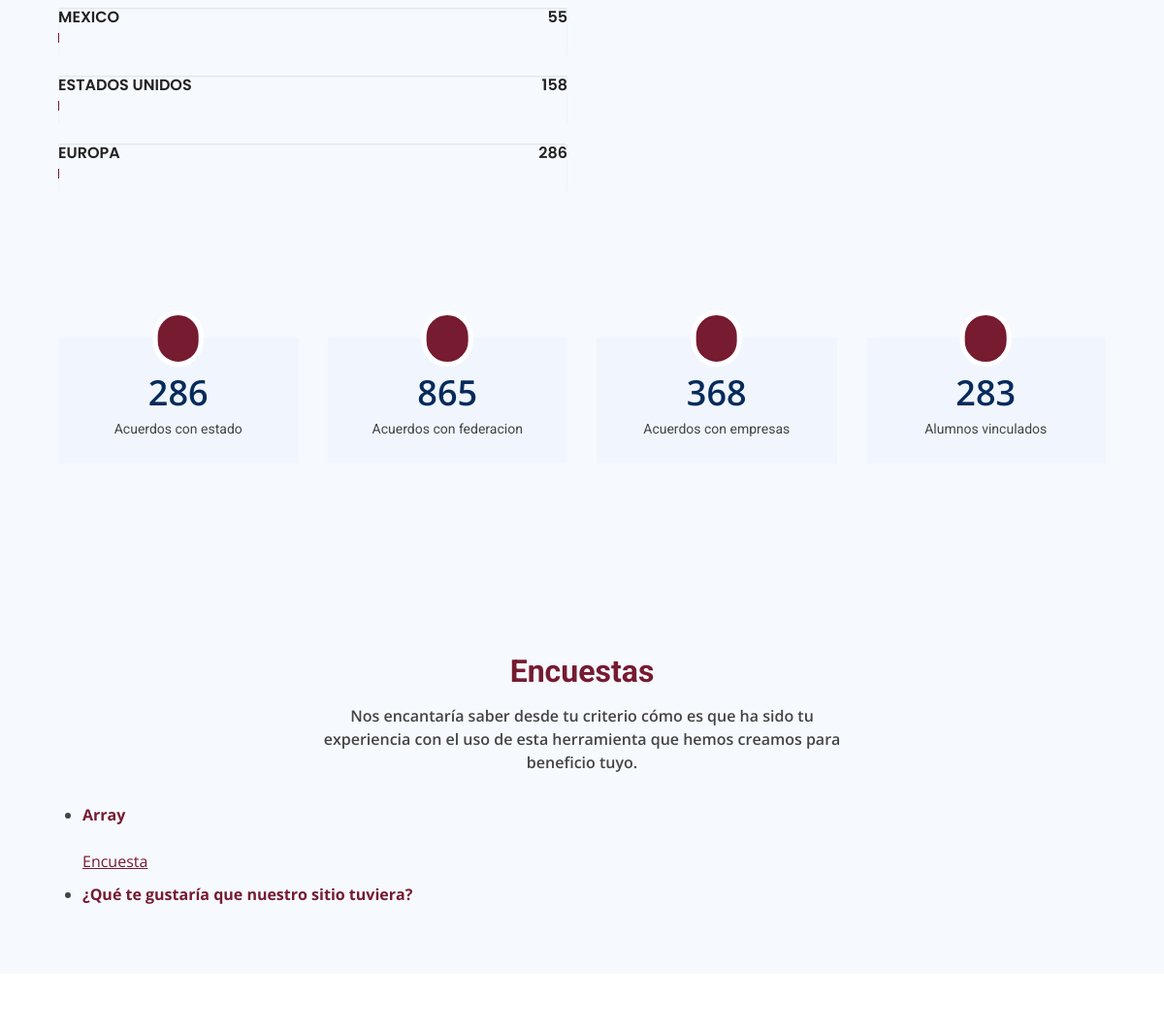
Before: / (middle part) with the older database file.
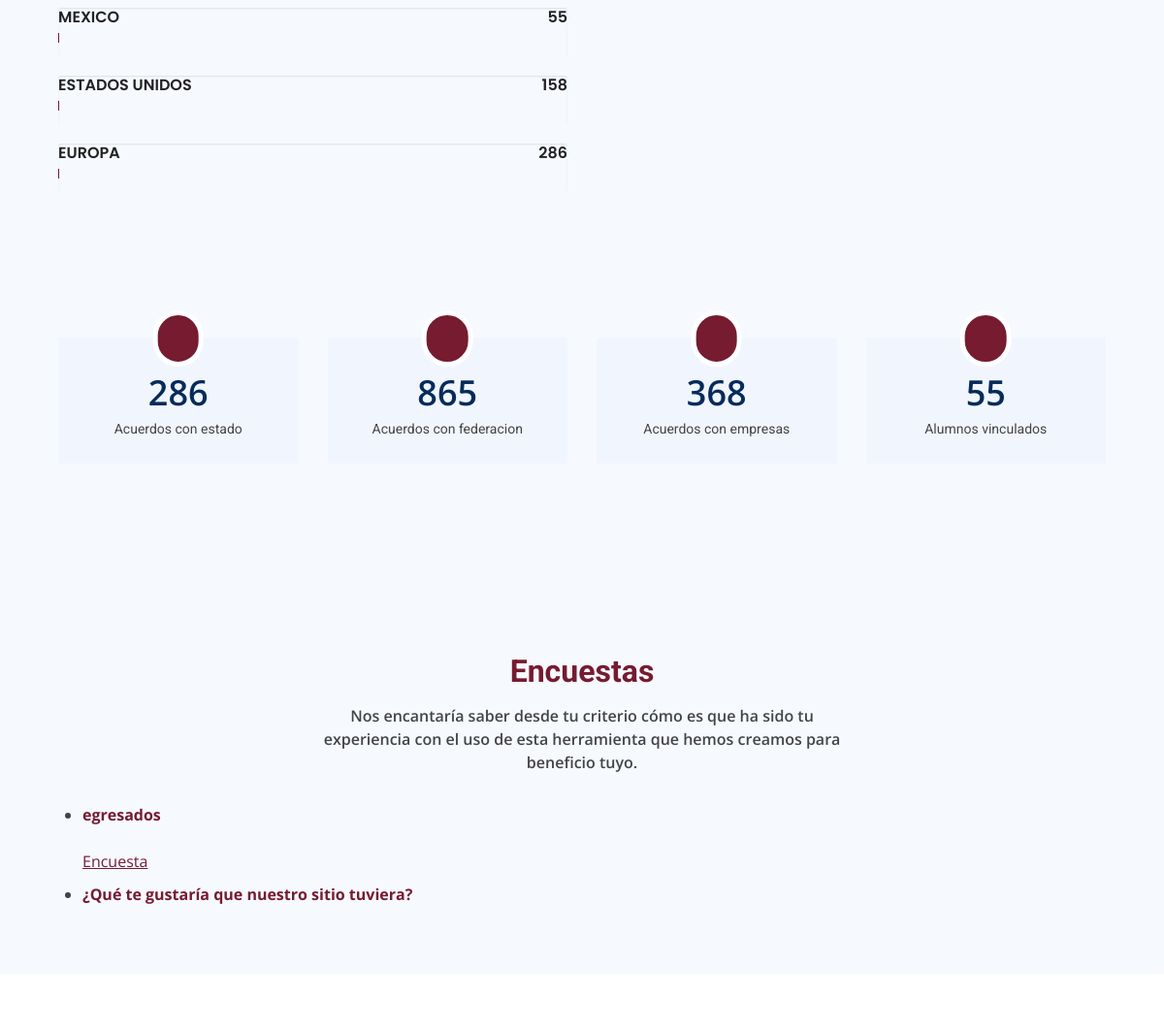
After: the same page with the newer database file.
### tables this page shows
CREATE TABLE `encuestas` (
  `id` int(11) NOT NULL AUTO_INCREMENT,
  `nombre` varchar(80) NOT NULL,
  `url` varchar(200) NOT NULL,
  PRIMARY KEY (`id`)
);

### index.php (the view, shortened to what this page needs)
<!DOCTYPE html>
<html lang="en">
<head>
  <?php include_once 'admin/includes/config.php' ?>
  <link rel="stylesheet" href="https://maxcdn.bootstrapcdn.com/bootstrap/3.4.1/css/bootstrap.min.css">
  <link href="assets/vendor/bootstrap/css/bootstrap.min.css" rel="stylesheet">
  <link href="assets/vendor/icofont/icofont.min.css" rel="stylesheet">
  <link href="assets/vendor/boxicons/css/boxicons.min.css" rel="stylesheet">
  <link href="assets/vendor/owl.carousel/assets/owl.carousel.min.css" rel="stylesheet">
  <link href="assets/vendor/venobox/venobox.css" rel="stylesheet">
  <link href="assets/vendor/aos/aos.css" rel="stylesheet">
  <link href="assets/css/style.css" rel="stylesheet">
</head>
    <link rel="stylesheet" href="https://cdnjs.cloudflare.com/ajax/libs/OwlCarousel2/2.3.4/assets/owl.carousel.min.css">
<body>
  <main id="main">
    <br>
    <section id="estadisticas" class="estadisticas section-bg">
      <div class="container" data-aos="fade-up">
        <?php
    if ($resultado = mysqli_query($link, "SELECT * FROM estadisticas ")) {
      $cont=0;
    while($rows=mysqli_fetch_array($resultado)){
        $nom[$cont]=$rows[1];
        $val[$cont]=$rows[2];
        $cont++;
    }
    }
    ?>
    <section id="skills" class="skills">
      <div class="container" data-aos="fade-up">
        <div class="row skills-content">
          <div class="col-lg-6">
            <div class="progress">
              <span class="skill"><?php echo $nom[0]?> <i class="val"><?php echo $val[0]?></i></span>
            </div>
            <div class="progress">
              <span class="skill"><?php echo $nom[1]?> <i class="val"><?php echo $val[1]?></i></span>
            </div>
            <div class="progress">
              <span class="skill"><?php echo $nom[2]?><i class="val"><?php echo $val[2]?></i></span>
            </div>
          </div>
        </div>
      </div>
    </section>
    <section id="counts" class="counts">
      <div class="container" data-aos="fade-up">
        <div class="row">
          <div class="col-lg-3 col-md-6">
            <div class="count-box">
              <i class="icofont-simple-smile"></i>
              <span data-toggle="counter-up"><?php echo $val[3]?></span>
              <p><?php echo $nom[3]?></p>
            </div>
          </div>
          <div class="col-lg-3 col-md-6 mt-5 mt-md-0">
            <div class="count-box">
              <i class="icofont-document-folder"></i>
              <span data-toggle="counter-up"><?php echo $val[4]?></span>
              <p><?php echo $nom[4]?></p>
            </div>
          </div>
          <div class="col-lg-3 col-md-6 mt-5 mt-lg-0">
            <div class="count-box">
              <i class="icofont-live-support"></i>
              <span data-toggle="counter-up"><?php echo $val[5]?></span>
              <p><?php echo $nom[5]?></p>
            </div>
          </div>
          <div class="col-lg-3 col-md-6 mt-5 mt-lg-0">
            <div class="count-box">
              <i class="icofont-users-alt-5"></i>
              <span data-toggle="counter-up"><?php echo $val[6]?></span>
              <p><?php echo $nom[6]?></p>
            </div>
          </div>
        </div>
      </div>
    </section>
      </div>
    </section>
    <section id="encuestas" class="encuestas section-bg">
      <div class="container" data-aos="fade-up">
        <div class="section-title">
          <h3><span>Encuestas</span></h3>
          <p>Nos encantaría saber desde tu criterio cómo es que ha sido tu experiencia con el uso de esta herramienta que hemos creamos para beneficio tuyo.</p>
        </div>
        <?php
    if ($resultado = mysqli_query($link, "SELECT * FROM encuestas ")) {
    while($rows=mysqli_fetch_array($resultado)){
        $nom=$rows[1];
        $url=$rows[2];
    }
    }
    ?>
        <ul class="faq-list" data-aos="fade-up" data-aos-delay="100">
          <li>
            <a data-toggle="collapse" class="" href="#faq1"><strong><?php echo $nom?></strong><i class="icofont-simple-up"></i></a>
            <div id="faq1" class="collapse show" data-parent=".faq-list">
              <br>
              <p>
                <a href="<?php echo $url?>" target="_BLANK"><u>Encuesta </u></a>
              </p>
            </div>
          </li>
          <li>
            <a data-toggle="collapse" href="#faq2" class="collapsed"><strong>¿Qué te gustaría que nuestro sitio tuviera?</strong><i class="icofont-simple-up"></i></a>
          </li>
        </ul>
      </div>
    </section>
    <section id="contacto" class="contacto">
    </section>
  </main>
</body>
</html>

### assets/css/style.css (style rules this page uses)
body { font-family: "Open Sans", sans-serif; color: #444444; font-size: 16px; }
section { padding: 60px 0; overflow: hidden; }
.section-bg { background-color: #f6f9fe; }
.section-title { text-align: center; padding-bottom: 30px; }
.section-title h3 { margin: 15px 0 0 0; font-size: 32px; font-weight: 700; }
.section-title h3 span { color: #761b30; }
.section-title p { margin: 15px auto 0 auto; font-weight: 600; }
@media (min-width: 1024px) { .section-title p { width: 50%; } }
.skills .progress { height: 50px; display: block; background: none; }
.skills .progress .skill { padding: 10px 0; margin: 0 0 6px 0; font-size: 16px; text-transform: uppercase; display: block; font-weight: 600; font-family: "Poppins", sans-serif; color: #222222; }
.skills .progress .skill .val { float: right; font-style: normal; }
.counts { padding: 70px 0 60px; }
.counts .count-box { padding: 30px 30px 25px 30px; width: 100%; position: relative; text-align: center; background: #f1f6fe; }
.counts .count-box i { position: absolute; top: -28px; left: 50%; transform: translateX(-50%); font-size: 24px; background: #761b30; padding: 12px; color: #fff; border-radius: 50px; border: 5px solid #fff; }
.counts .count-box span { font-size: 36px; display: block; font-weight: 600; color: #062b5b; }
.counts .count-box p { padding: 0; margin: 0; font-family: "Roboto", sans-serif; font-size: 14px; }

Changed rows visible on the page:
added encuestas: nombre "egresados"
Other visible differences:
$val[6]: "283" → "55"
$nom: "Array" → (not shown)
